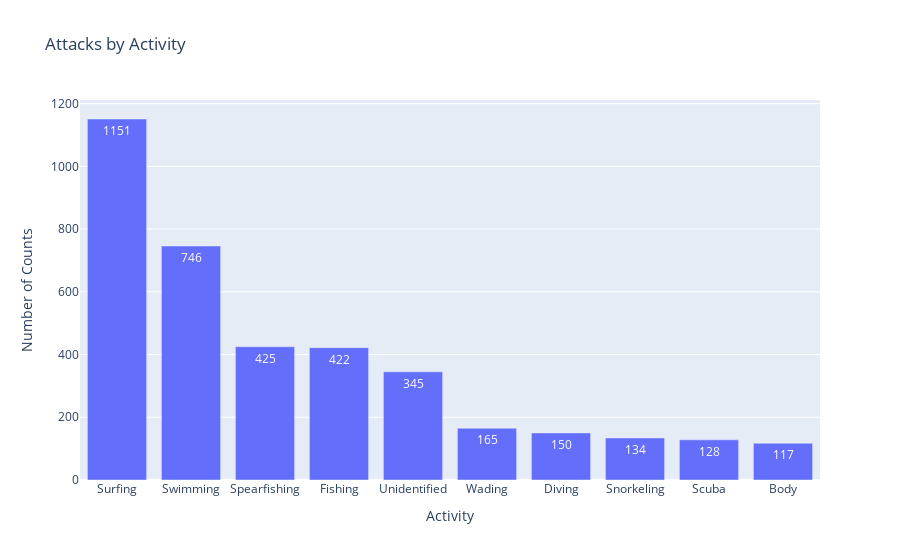

Notebook code cell kept with this figure:
### Markdown cell above
#### 4.2. Attacks number per Activity

### Code cell
# visualize attacks per activity
def plot_top_10_activities(df):
    # Directly convert the top 10 activities Series to a DataFrame
    top_activities_df = df['activity'].value_counts().nlargest(
        10).reset_index()
    # Renaming columns for clarity
    top_activities_df.columns = ['activity', 'counts']

    # Create and display the bar chart using Plotly Express
    fig = px.bar(top_activities_df, x='activity', y='counts',
                 title="Attacks by Activity",
                 labels={'activity': 'Activity', 'counts': 'Number of Counts'},
                 text='counts')  # Adding text to display counts on the bars
    fig.show()


plot_top_10_activities(df)

### Figure 1 — Plotly figure (JSON) as saved in the notebook; plotly's stock layout.template omitted (floating-point values rounded to 4 significant figures)
{"data": [{"alignmentgroup": "True", "hovertemplate": "Activity=%{x}<br>Number of Counts=%{text}<extra></extra>", "legendgroup": "", "marker": {"color": "#636efa", "pattern": {"shape": ""}}, "name": "", "offsetgroup": "", "orientation": "v", "showlegend": false, "text": [1151, 746, 425, 422, 345, 165, 150, 134, 128, 117], "textposition": "auto", "type": "bar", "x": ["Surfing", "Swimming", "Spearfishing", "Fishing", "Unidentified", "Wading", "Diving", "Snorkeling", "Scuba", "Body"], "xaxis": "x", "y": [1151, 746, 425, 422, 345, 165, 150, 134, 128, 117], "yaxis": "y"}], "layout": {"barmode": "relative", "legend": {"tracegroupgap": 0}, "title": {"text": "Attacks by Activity"}, "xaxis": {"anchor": "y", "domain": [0, 1], "title": {"text": "Activity"}}, "yaxis": {"anchor": "x", "domain": [0, 1], "title": {"text": "Number of Counts"}}}}
